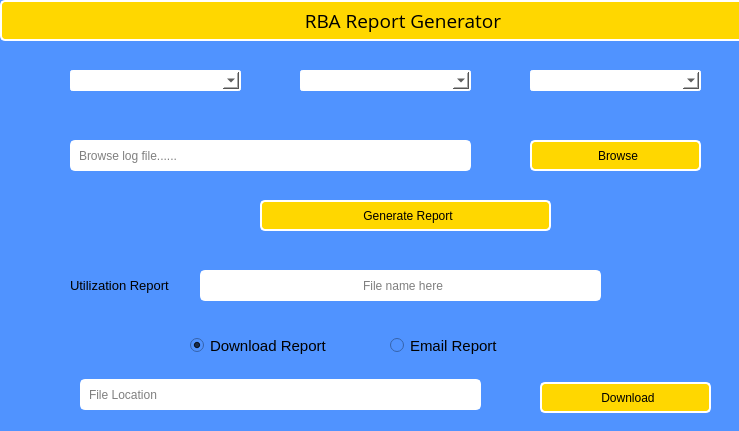
<?xml version="1.0" encoding="UTF-8"?>
<ui version="4.0">
 <class>MainWindow</class>
 <widget class="QMainWindow" name="MainWindow">
  <property name="geometry">
   <rect>
    <x>0</x>
    <y>0</y>
    <width>739</width>
    <height>431</height>
   </rect>
  </property>
  <property name="windowTitle">
   <string>RBA</string>
  </property>
  <widget class="QWidget" name="centralwidget">
   <property name="styleSheet">
    <string notr="true">background-color:rgb(80, 147, 255)</string>
   </property>
   <widget class="QLabel" name="label">
    <property name="geometry">
     <rect>
      <x>0</x>
      <y>0</y>
      <width>801</width>
      <height>41</height>
     </rect>
    </property>
    <property name="font">
     <font>
      <family>Open Sans</family>
      <pointsize>14</pointsize>
     </font>
    </property>
    <property name="styleSheet">
     <string notr="true">padding-left : 5px;
background-color:gold;
color:black;
border: 2px solid white;
border-radius : 5px</string>
    </property>
    <property name="text">
     <string>RBA Report Generator</string>
    </property>
    <property name="alignment">
     <set>Qt::AlignCenter</set>
    </property>
   </widget>
   <widget class="QComboBox" name="puList">
    <property name="geometry">
     <rect>
      <x>70</x>
      <y>70</y>
      <width>171</width>
      <height>21</height>
     </rect>
    </property>
    <property name="styleSheet">
     <string notr="true">background-color:white;
color:black;
border : 2px solid white;
border-radius : 3px
</string>
    </property>
    <property name="currentText">
     <string/>
    </property>
   </widget>
   <widget class="QComboBox" name="duList">
    <property name="geometry">
     <rect>
      <x>300</x>
      <y>70</y>
      <width>171</width>
      <height>21</height>
     </rect>
    </property>
    <property name="styleSheet">
     <string notr="true">background-color:white;
color:black;
border : 2px solid white;
border-radius : 3px
</string>
    </property>
    <property name="currentText">
     <string/>
    </property>
    <property name="currentIndex">
     <number>-1</number>
    </property>
   </widget>
   <widget class="QComboBox" name="accountsList">
    <property name="geometry">
     <rect>
      <x>530</x>
      <y>70</y>
      <width>171</width>
      <height>21</height>
     </rect>
    </property>
    <property name="styleSheet">
     <string notr="true">background-color:white;
color:black;
border : 2px solid white;
border-radius : 3px
</string>
    </property>
   </widget>
   <widget class="QLineEdit" name="fileLocation">
    <property name="geometry">
     <rect>
      <x>70</x>
      <y>140</y>
      <width>401</width>
      <height>31</height>
     </rect>
    </property>
    <property name="styleSheet">
     <string notr="true">padding-left : 5px;
background-color:white;
color:black;
border: 2px solid white;
border-radius : 5px</string>
    </property>
    <property name="text">
     <string/>
    </property>
    <property name="readOnly">
     <bool>true</bool>
    </property>
    <property name="placeholderText">
     <string>Browse log file......</string>
    </property>
   </widget>
   <widget class="QPushButton" name="browseButton">
    <property name="geometry">
     <rect>
      <x>530</x>
      <y>140</y>
      <width>171</width>
      <height>31</height>
     </rect>
    </property>
    <property name="cursor">
     <cursorShape>PointingHandCursor</cursorShape>
    </property>
    <property name="styleSheet">
     <string notr="true">padding-left : 5px;
background-color:gold;
color:black;
border: 2px solid white;
border-radius : 5px</string>
    </property>
    <property name="text">
     <string>Browse</string>
    </property>
   </widget>
   <widget class="QPushButton" name="generateReportButton">
    <property name="geometry">
     <rect>
      <x>260</x>
      <y>200</y>
      <width>291</width>
      <height>31</height>
     </rect>
    </property>
    <property name="cursor">
     <cursorShape>PointingHandCursor</cursorShape>
    </property>
    <property name="styleSheet">
     <string notr="true">padding-left : 5px;
background-color:gold;
color:black;
border: 2px solid white;
border-radius : 5px</string>
    </property>
    <property name="text">
     <string>Generate Report</string>
    </property>
   </widget>
   <widget class="QLabel" name="label_2">
    <property name="geometry">
     <rect>
      <x>70</x>
      <y>270</y>
      <width>111</width>
      <height>31</height>
     </rect>
    </property>
    <property name="font">
     <font>
      <pointsize>10</pointsize>
     </font>
    </property>
    <property name="text">
     <string>Utilization Report</string>
    </property>
   </widget>
   <widget class="QLineEdit" name="reportFileName">
    <property name="geometry">
     <rect>
      <x>200</x>
      <y>270</y>
      <width>401</width>
      <height>31</height>
     </rect>
    </property>
    <property name="styleSheet">
     <string notr="true">padding-left : 5px;
background-color:white;
color:black;
border: 2px solid white;
border-radius : 5px</string>
    </property>
    <property name="text">
     <string/>
    </property>
    <property name="alignment">
     <set>Qt::AlignCenter</set>
    </property>
    <property name="readOnly">
     <bool>true</bool>
    </property>
    <property name="placeholderText">
     <string>File name here</string>
    </property>
   </widget>
   <widget class="QRadioButton" name="downloadReport">
    <property name="geometry">
     <rect>
      <x>190</x>
      <y>330</y>
      <width>141</width>
      <height>31</height>
     </rect>
    </property>
    <property name="font">
     <font>
      <pointsize>11</pointsize>
     </font>
    </property>
    <property name="text">
     <string>Download Report</string>
    </property>
    <property name="checked">
     <bool>true</bool>
    </property>
   </widget>
   <widget class="QRadioButton" name="emailReport">
    <property name="geometry">
     <rect>
      <x>390</x>
      <y>330</y>
      <width>141</width>
      <height>31</height>
     </rect>
    </property>
    <property name="font">
     <font>
      <pointsize>11</pointsize>
     </font>
    </property>
    <property name="text">
     <string>Email Report</string>
    </property>
   </widget>
   <widget class="QPushButton" name="downloadButton">
    <property name="geometry">
     <rect>
      <x>540</x>
      <y>382</y>
      <width>171</width>
      <height>31</height>
     </rect>
    </property>
    <property name="cursor">
     <cursorShape>PointingHandCursor</cursorShape>
    </property>
    <property name="styleSheet">
     <string notr="true">padding-left : 5px;
background-color:gold;
color:black;
border: 2px solid white;
border-radius : 5px</string>
    </property>
    <property name="text">
     <string>Download</string>
    </property>
   </widget>
   <widget class="QLineEdit" name="emailInput">
    <property name="geometry">
     <rect>
      <x>80</x>
      <y>379</y>
      <width>401</width>
      <height>31</height>
     </rect>
    </property>
    <property name="toolTip">
     <string/>
    </property>
    <property name="styleSheet">
     <string notr="true">padding-left : 5px;
background-color:white;
color:black;
border: 2px solid white;
border-radius : 5px</string>
    </property>
    <property name="text">
     <string/>
    </property>
    <property name="readOnly">
     <bool>true</bool>
    </property>
    <property name="placeholderText">
     <string>File Location</string>
    </property>
   </widget>
  </widget>
 </widget>
 <resources/>
 <connections/>
</ui>
